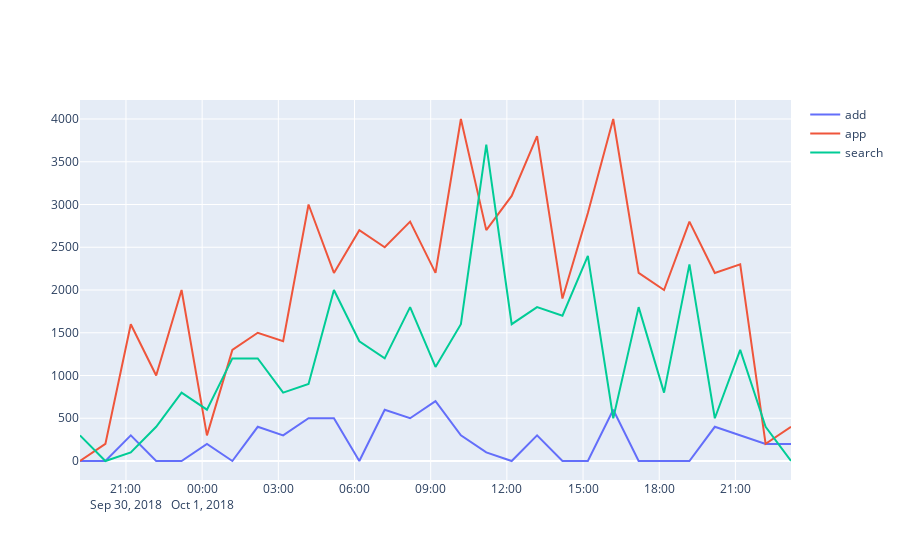

The code cell stored with this chart in its notebook:
### Code cell
import plotly 
#1時間毎の売上を流入ごとに分けたデータ。
pdf2=pdf.groupby(['referrer','about_time'])['price'].sum().unstack(level='referrer').fillna(0).reset_index()
data=[plotly.graph_objs.Scatter(x=pdf2['about_time'],y=pdf2['ad'],name='add'),
     plotly.graph_objs.Scatter(x=pdf2['about_time'],y=pdf2['app'],name='app'),
     plotly.graph_objs.Scatter(x=pdf2['about_time'],y=pdf2['search'],name='search')]
fig=plotly.graph_objs.Figure(data=data)
fig.show()
